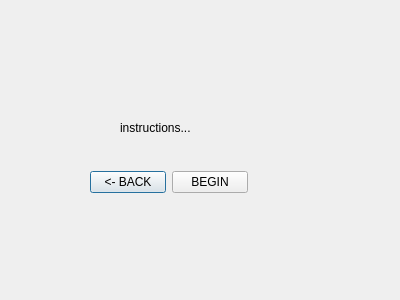
<?xml version="1.0" encoding="UTF-8"?>
<ui version="4.0">
 <class>ocularinstruc</class>
 <widget class="QDialog" name="ocularinstruc">
  <property name="geometry">
   <rect>
    <x>0</x>
    <y>0</y>
    <width>400</width>
    <height>300</height>
   </rect>
  </property>
  <property name="windowTitle">
   <string>Dialog</string>
  </property>
  <widget class="QLabel" name="label">
   <property name="geometry">
    <rect>
     <x>120</x>
     <y>120</y>
     <width>171</width>
     <height>16</height>
    </rect>
   </property>
   <property name="text">
    <string>instructions...</string>
   </property>
  </widget>
  <widget class="QWidget" name="">
   <property name="geometry">
    <rect>
     <x>90</x>
     <y>170</y>
     <width>158</width>
     <height>25</height>
    </rect>
   </property>
   <layout class="QHBoxLayout" name="horizontalLayout">
    <item>
     <widget class="QPushButton" name="ocuinstbackButton">
      <property name="text">
       <string>&lt;- BACK</string>
      </property>
     </widget>
    </item>
    <item>
     <widget class="QPushButton" name="ocuinstbegButton">
      <property name="text">
       <string>BEGIN</string>
      </property>
     </widget>
    </item>
   </layout>
  </widget>
 </widget>
 <resources/>
 <connections/>
</ui>
